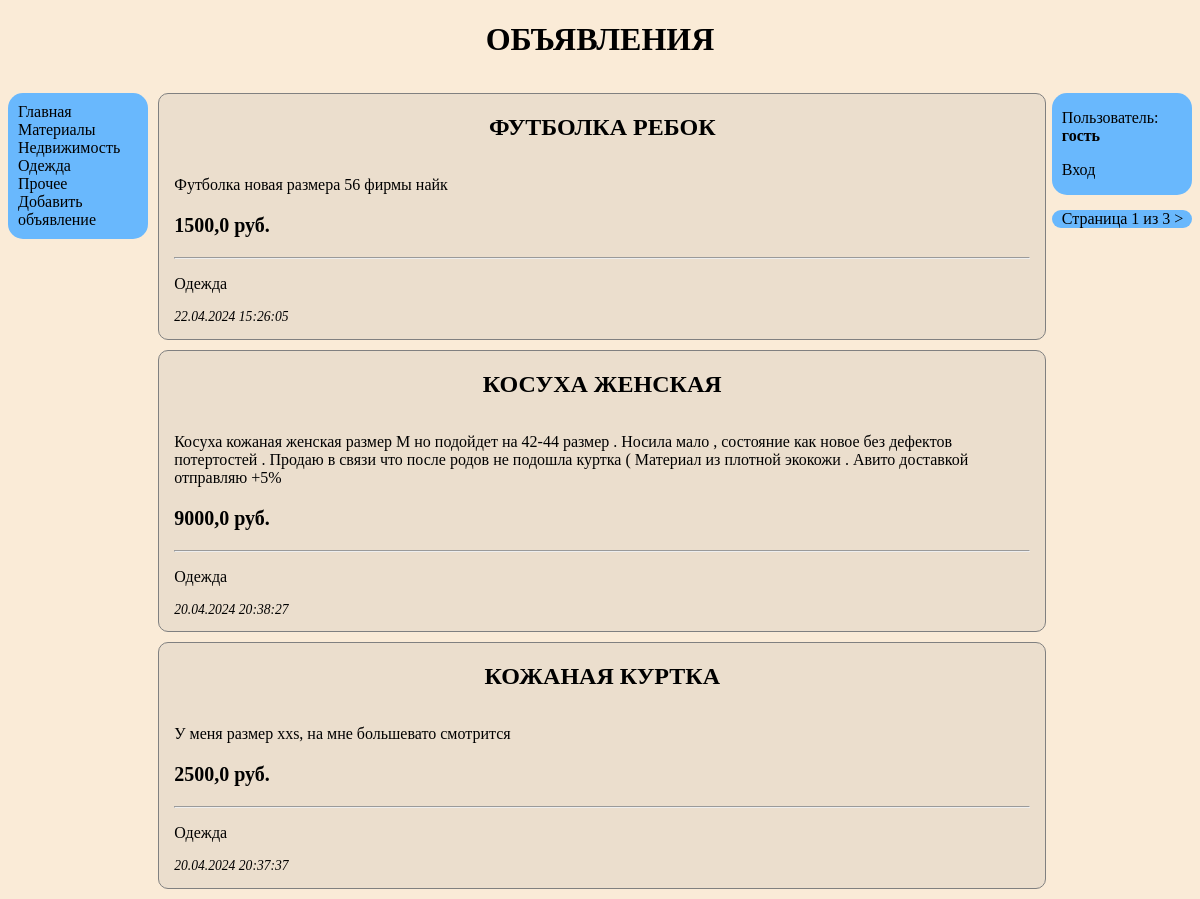
/bboard/, run on the app's committed database.
### myapp/models.py (models this page shows, shortened)
class Rublic(models.Model):
    name = models.CharField(max_length=100, verbose_name='Название', db_index=True)
    class Meta:
        verbose_name_plural = 'Рубирики'
        verbose_name = 'Рубрика'
        ordering = ['name']

class Bb(models.Model):
    title = models.CharField(max_length=100, verbose_name='Название')
    content = models.TextField(verbose_name='Описание')
    price = models.FloatField(verbose_name='Стоимость',
                              validators=[validators.MinValueValidator(0, 'Цена не может быть меньше 0!')])
    published = models.DateTimeField(verbose_name='Дата публикации', auto_now_add=True, db_index=True)
    rublic = models.ForeignKey('Rublic', on_delete=models.PROTECT, null=True, verbose_name='Рубрика')
    class Meta:
        verbose_name_plural = 'Объявления'
        verbose_name = 'Объявление'
        ordering = ['-published', 'title']

### myapp/views.py (the view)
# urls.py: path('', views.index, name='main'),
def index(request):
    items = Bb.objects.all()
    rublics = Rublic.objects.all()
    paginator = Paginator(items, 3)
    number = request.GET.get('page', 1)
    page = paginator.get_page(number)
    return render(request, 'myapp/index.html', {'items':page, 'rublics': rublics})

### myapp/templates/myapp/index.html (shortened to what this page needs)
{% extends "layout/basic.html" %}
{% block title_2 %}Объявления{% endblock %}
{% block paginator %}
{% include 'layout/paginator.html' with page=items%}
{% endblock paginator %}

### myapp/templates/layout/basic.html (shortened to what this page needs)
{% load static %}
<!DOCTYPE html>
<html>
<head>
    <link type="text/css" rel="stylesheet" href="{% static 'myapp/board.css' %}">
</head>
<body>
    <h1>{% block title_2 %}{% endblock %}</h1>
    <div class="left_block">
        <a class="changeable_in_blue" href="{% url 'myapp:main' %}">Главная</a><br>
        {% for i in rublics %}
        <a class="changeable_in_blue" href="{% url 'myapp:rublic_page' i.pk %}">{{i.name}}</a><br>
        {% endfor %}
        <a class="changeable_in_blue" href="{% url 'myapp:add' %}">Добавить объявление</a>
    </div>
    {% include "layout/user_info.html" %}
    <div class="main_cl">
        {% if items %}
            {% for i in items %}
            <div class="section">
                <h2><b><a href="{% url 'myapp:index_page' i.id %}">{{i.title}}</a></b></h2>
                <p>{{i.content}}</p>
                <p class="price"><b>{{i.price}} руб.</b></p>
                <hr>
                <p><a href="{% url 'myapp:rublic_page' i.rublic.pk %}">{{i.rublic.name}}</a></p>
                <p class="date">{{i.published|date:"d.m.Y H:i:s"}}</p>
            </div>
            {% endfor %}
        {% else %}
            <h2>Здесь объявлений пока нет<h2>
        {% endif %}
    </div>
    {% block paginator %}{% endblock paginator %}
</body>
</html>

### myapp/static/myapp/board.css (style rules this page uses)
h1, h2 { text-align: center; text-transform: uppercase; margin-bottom: 35px; }
h1 { clear: both; }
a { text-decoration: none; color: black; transition: color 0.5s ease-in-out; }
body { background-color: antiquewhite; font-family: Georgia, 'Times New Roman', Times, serif; }
p.price { transition: all 0.5s; font-size: 125% }
p.date { font-size: 85%; font-style: italic; }
.left_block { width: 11%; float: left; background-color: rgb(105, 184, 253); margin-right: 10px; padding: 10px 0 10px 10px; border-radius: 15px; }
.main_cl { width: 75%; float: left; }
.section { border: 1px grey solid; margin-bottom : 10px; background-color: rgb(235, 222, 205); border-radius: 10px; padding: 0 15px 0 15px; }

### data on the page
Rublic: name "Материалы"
Rublic: name "Недвижимость"
Rublic: name "Одежда"
Rublic: name "Прочее"
Bb: title "ФУТБОЛКА РЕБОК", content "Футболка новая размера 56 фирмы найк", price "1500,0", rublic.name "Одежда", published "22.04.2024 15:26:05"
Bb: title "КОСУХА ЖЕНСКАЯ", content "Косуха кожаная женская размер М но подойдет на 42-44 размер . Носила мало , состояние как новое без дефектов потертостей . Продаю в связи что после родов не подошла куртка ( Материал из плотной экокожи . Авито доставкой отправляю +5%", price "9000,0", rublic.name "Одежда", published "20.04.2024 20:38:27"
Bb: title "КОЖАНАЯ КУРТКА", content "У меня размер xxs, на мне большевато смотрится", price "2500,0", rublic.name "Одежда", published "20.04.2024 20:37:37"

### other printed values
{{ page.number }} "1"
{{ page.paginator.num_pages }} "3"
